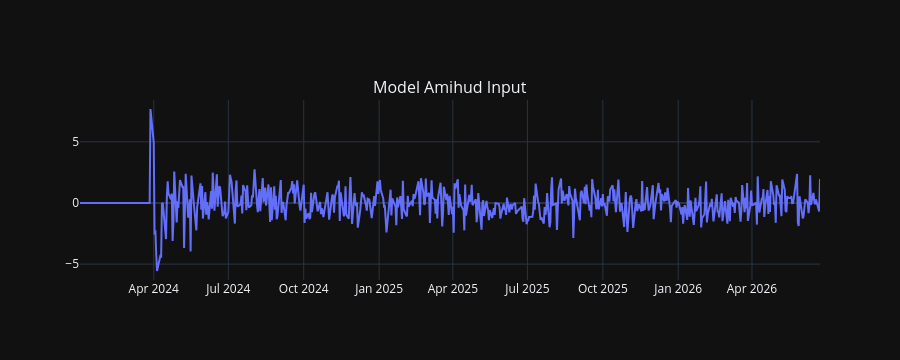

Notebook source saved alongside this figure:
### Markdown cell above
## Amihud Terminal

### Code cell
AMIHUD_GROUPS = [
    ("Model Amihud Input", ["liq_amihud_trend"]),
]
plot_grouped_terminal(features_pd, DEFAULT_TICKER, AMIHUD_GROUPS, log_y=False).show()

### Figure 1 — Plotly figure (JSON) as saved in the notebook; plotly's stock layout.template omitted (floating-point values rounded to 4 significant figures; data arrays with more than 128 entries replaced by an {"elided": "..."} marker saying what was removed)
{"data": [{"mode": "lines", "name": "liq_amihud_trend", "type": "scatter", "x": {"elided": "620 str values"}, "xaxis": "x", "y": {"elided": "620 float values"}, "yaxis": "y"}], "layout": {"annotations": [{"font": {"size": 16}, "showarrow": false, "text": "Model Amihud Input", "x": 0.5, "xanchor": "center", "xref": "paper", "y": 1, "yanchor": "bottom", "yref": "paper"}], "height": 360, "hovermode": "x unified", "legend": {"orientation": "h"}, "xaxis": {"anchor": "y", "domain": [0, 1]}, "yaxis": {"anchor": "x", "domain": [0, 1]}}}
